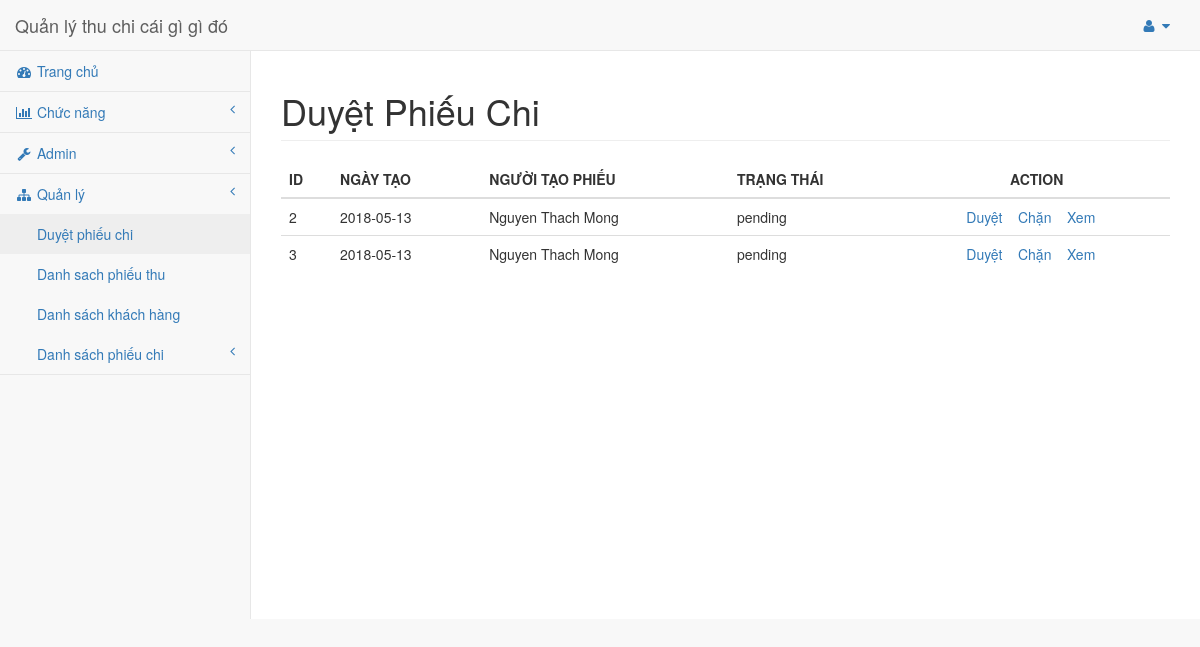
The page /views/pages/duyetphieuchi.php (signed in) on the database its author committed.
### tables this page shows
create table form
(
	id int primary key auto_increment,
    form_id text,
    date_create date,
	content text,
    total_money int,
    total_money_text text,
    form_type int,
    account_type varchar(10),
	receipt text,
    user int,
    customer int,
    warehouse int,
    money_type int,
	status int,
    foreign key (form_type) references form_type(id),
    foreign key (account_type) references account_type(id),
    foreign key (user) references users(id),
    foreign key (customer) references customers(id),
    foreign key (warehouse) references warehouse(id),
    foreign key (money_type) references money_type(id),
    foreign key (status) references form_status(id)
);

create table users
(
	id int primary key auto_increment,
    username text,
    password text,
    fullname text,
    picture text,
    info text,
    role int,
    foreign key (role) references roles(id)
);

create table form_status
(
	id int primary key,
	name text
);

### views/pages/duyetphieuchi.php (the view, shortened to what this page needs)
<!DOCTYPE html>
<html lang="en">
<?php
    include '../layouts/header.php';
?>
<?php
    include '../../server/config.php';
     $sql = "   SELECT * FROM form_status , users ,form
                WHERE form_status.id = form.status
                    and form.user = users.id
                    and form_type= 2
                    and status=2";
    $result = $conn->query($sql);
 ?>
<body>
    <div id="wrapper">
        <?php
            include '../layouts/navigation.php';
        ?>
        <div id="page-wrapper">
            <div class="row">
                <div class="col-lg-12">
                    <h1 class="page-header">Duyệt Phiếu Chi</h1>
                </div>
            </div>
              <table class="table">
                <thead>
                  <tr>
                    <th>ID</th>
                    <th>NGÀY TẠO</th>
                    <th>NGƯỜI TẠO PHIẾU</th>
                    <th>TRẠNG THÁI</th>
                    <th style="text-align: center;">ACTION</th>
                  </tr>
                </thead>
                <tbody>
                  <?php while ($row = $result->fetch_assoc()): ?>
                    <tr>
                        <td><?php echo $row["id"]; ?></td>
                        <td><?php echo $row["date_create"]; ?></td>
                        <td><?php echo $row["fullname"]; ?></td>
                        <td><?php echo $row["name"]; ?></td>
                        <td style="text-align: center;" >
                            <?php echo "<a href='update.php?id=" . $row['id'] . "'>Duyệt</a>"; ?>&nbsp;&nbsp;&nbsp;
                            <?php echo "<a href='block.php?id=" . $row['id'] . "'>Chặn</a>"; ?>&nbsp;&nbsp;&nbsp;
                            <?php echo "<a target=\"_blank\" href='phieuchi.php?id=" . $row['id'] . "'>Xem</a>"; ?>&nbsp;&nbsp;&nbsp;
                         </td>
                    </tr>
                  <?php endwhile; ?>
                </tbody>
              </table>
        </div>
    </div>
</body>
</html>

### rows shown on the page
form: id "2", date_create "2018-05-13", user.fullname "Nguyen Thach Mong", status.name "pending"
form: id "3", date_create "2018-05-13", user.fullname "Nguyen Thach Mong", status.name "pending"
